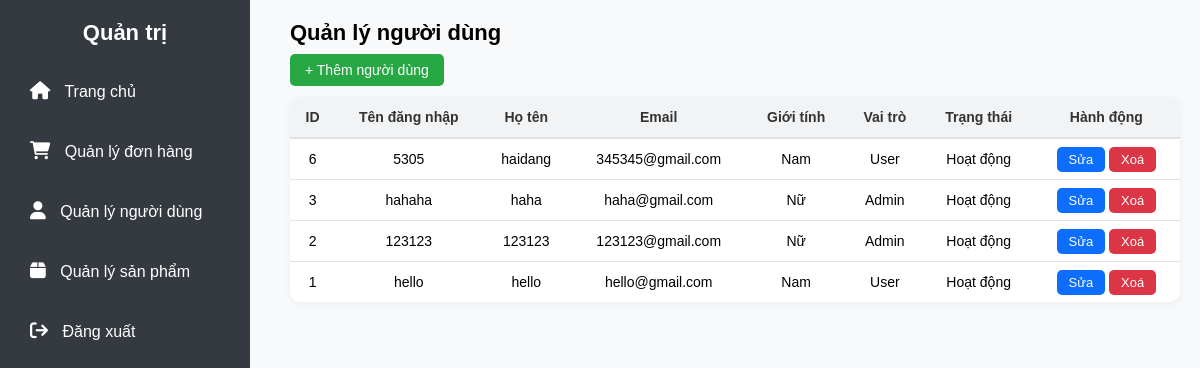
/view/admin/users.php (signed in), run on the app's committed database.
### tables this page shows
CREATE TABLE `users` (
  `id` int NOT NULL,
  `tendangnhap` varchar(50) NOT NULL,
  `matkhau` varchar(255) NOT NULL,
  `hoten` varchar(100) NOT NULL,
  `email` varchar(100) NOT NULL,
  `ngaysinh` date DEFAULT NULL,
  `phai` tinyint(1) DEFAULT '0' COMMENT '0: Nữ, 1: Nam',
  `ngaydangky` datetime DEFAULT CURRENT_TIMESTAMP,
  `vaitro` tinyint(1) DEFAULT '0' COMMENT '0: Người dùng, 1: Admin',
  `active` tinyint(1) DEFAULT '1' COMMENT '1: Hoạt động, 0: Khóa',
  `randomkey` varchar(255) DEFAULT NULL
);

### view/admin/users.php (the view, shortened to what this page needs)
<?php
$database = new Database();
$conn = $database->conn;
$sql = "SELECT * FROM users ORDER BY id DESC";
$stmt = $conn->prepare($sql);
$stmt->execute();
$result = $stmt->get_result();
$users = [];
if ($result) {
    while ($row = $result->fetch_assoc()) {
        $users[] = $row;
    }
}
?>
<!DOCTYPE html>
<html lang="vi">
<head>
    <link rel="stylesheet" href="/streetsoul_store1/view/admin/admin.css">
    <link rel="stylesheet" href="https://cdnjs.cloudflare.com/ajax/libs/font-awesome/6.0.0/css/all.min.css">
</head>
<body>
    <div class="sidebar">
    <h3>Quản trị</h3>
        <a href="/streetsoul_store1/index.php"><i class="fa fa-home"></i> Trang chủ</a>
        <a href="/streetsoul_store1/view/admin/orders.php"><i class="fa fa-shopping-cart"></i> Quản lý đơn hàng</a>
        <a href="/streetsoul_store1/view/admin/users.php"><i class="fa fa-user"></i> Quản lý người dùng</a>
        <a href="/streetsoul_store1/view/admin/products.php"><i class="fa fa-box"></i> Quản lý sản phẩm</a>
        <a href="/streetsoul_store1/view/client/logout.php"><i class="fa fa-sign-out"></i> Đăng xuất</a>
</div>
    <div class="content">
    <h2>Quản lý người dùng</h2>
    <a href="user_add.php" class="btn btn-add">+ Thêm người dùng</a>
    <br><br>
    <table>
        <tr>
            <th>ID</th>
            <th>Tên đăng nhập</th>
            <th>Họ tên</th>
            <th>Email</th>
            <th>Giới tính</th>
            <th>Vai trò</th>
            <th>Trạng thái</th>
            <th>Hành động</th>
        </tr>
        <?php foreach ($users as $u): ?>
        <tr>
            <td><?= $u['id'] ?></td>
            <td><?= htmlspecialchars($u['tendangnhap']) ?></td>
            <td><?= htmlspecialchars($u['hoten']) ?></td>
            <td><?= htmlspecialchars($u['email']) ?></td>
            <td><?= $u['phai'] == 1 ? 'Nam' : 'Nữ' ?></td>
            <td><?= $u['vaitro'] == 1 ? 'Admin' : 'User' ?></td>
            <td><?= $u['active'] == 1 ? 'Hoạt động' : 'Khoá' ?></td>
            <td>
                <a href="user_edit.php?id=<?= $u['id'] ?>" class="btn btn-edit">Sửa</a>
                <a href="user_delete.php?id=<?= $u['id'] ?>" class="btn btn-delete" onclick="return confirm('Xác nhận xoá?')">Xoá</a>
            </td>
        </tr>
        <?php endforeach; ?>
    </table>
    </div>
</body>
</html>

### view/admin/admin.css (style rules this page uses)
* { box-sizing: border-box; margin: 0; padding: 0; font-family: 'Segoe UI', Tahoma, Geneva, Verdana, sans-serif; }
body { background-color: #f8f9fa; display: flex; }
.sidebar { width: 260px; height: 100vh; background: #343a40; color: white; padding: 20px; position: fixed; display: flex; flex-direction: column; transition: 0.3s; }
.sidebar h3 { font-size: 22px; margin-bottom: 15px; text-align: center; }
.sidebar a { display: flex; align-items: center; color: white; font-size: 16px; padding: 12px; text-decoration: none; border-radius: 6px; transition: background 0.3s ease, transform 0.2s; }
.sidebar a i { margin-right: 10px; font-size: 18px; }
.content { margin-left: 280px; padding: 30px; width: 100%; }

### view/admin/users.php (style rules this page uses)
* { margin: 0; padding: 0; box-sizing: border-box; font-family: Arial, sans-serif; }
body { display: flex; background: #f8f9fa; }
.sidebar { width: 250px; height: 100vh; background: #343a40; color: white; padding: 20px; position: fixed; }
.sidebar a { display: block; color: white; padding: 10px; text-decoration: none; margin: 10px 0; transition: 0.3s; }
.content { margin-left: 270px; padding: 20px; width: 100%; }
.content { margin-left: 270px; padding: 20px; width: calc(100% - 270px); }
h2 { margin-bottom: 15px; font-size: 22px; font-weight: bold; }
.btn-add { background: #28a745; color: white; padding: 8px 15px; border-radius: 5px; text-decoration: none; font-size: 14px; }
table { width: 100%; border-collapse: collapse; background: white; border-radius: 10px; overflow: hidden; box-shadow: 0 2px 8px rgba(0, 0, 0, 0.05); }
th, td { padding: 12px; text-align: center; font-size: 14px; }
th { background: #f1f3f5; font-weight: bold; color: #333; border-bottom: 2px solid #dee2e6; }
td { border-bottom: 1px solid #dee2e6; }
tr:last-child td { border-bottom: none; }
.btn-edit { background: #0d6efd; color: white; padding: 5px 12px; border-radius: 5px; text-decoration: none; font-size: 13px; }
.btn-delete { background: #dc3545; color: white; padding: 5px 12px; border-radius: 5px; text-decoration: none; font-size: 13px; }

### data on the page
users: id "6", tendangnhap "5305", hoten "haidang", email "345345@gmail.com", phai "Nam", vaitro "User", active "Hoạt động"
users: id "3", tendangnhap "hahaha", hoten "haha", email "haha@gmail.com", phai "Nữ", vaitro "Admin", active "Hoạt động"
users: id "2", tendangnhap "123123", hoten "123123", email "123123@gmail.com", phai "Nữ", vaitro "Admin", active "Hoạt động"
users: id "1", tendangnhap "hello", hoten "hello", email "hello@gmail.com", phai "Nam", vaitro "User", active "Hoạt động"
